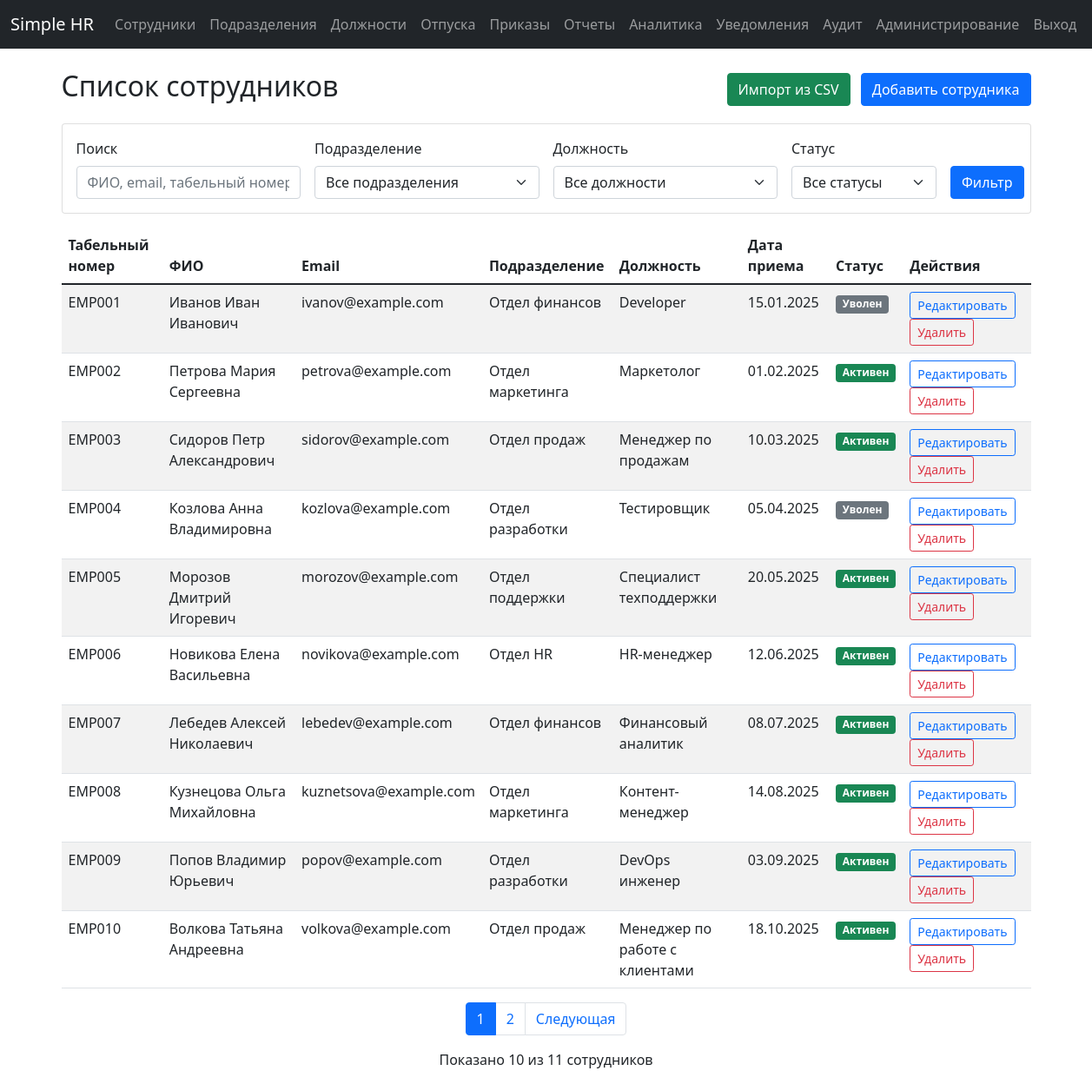
The app's page /employees/ (signed in), older data.
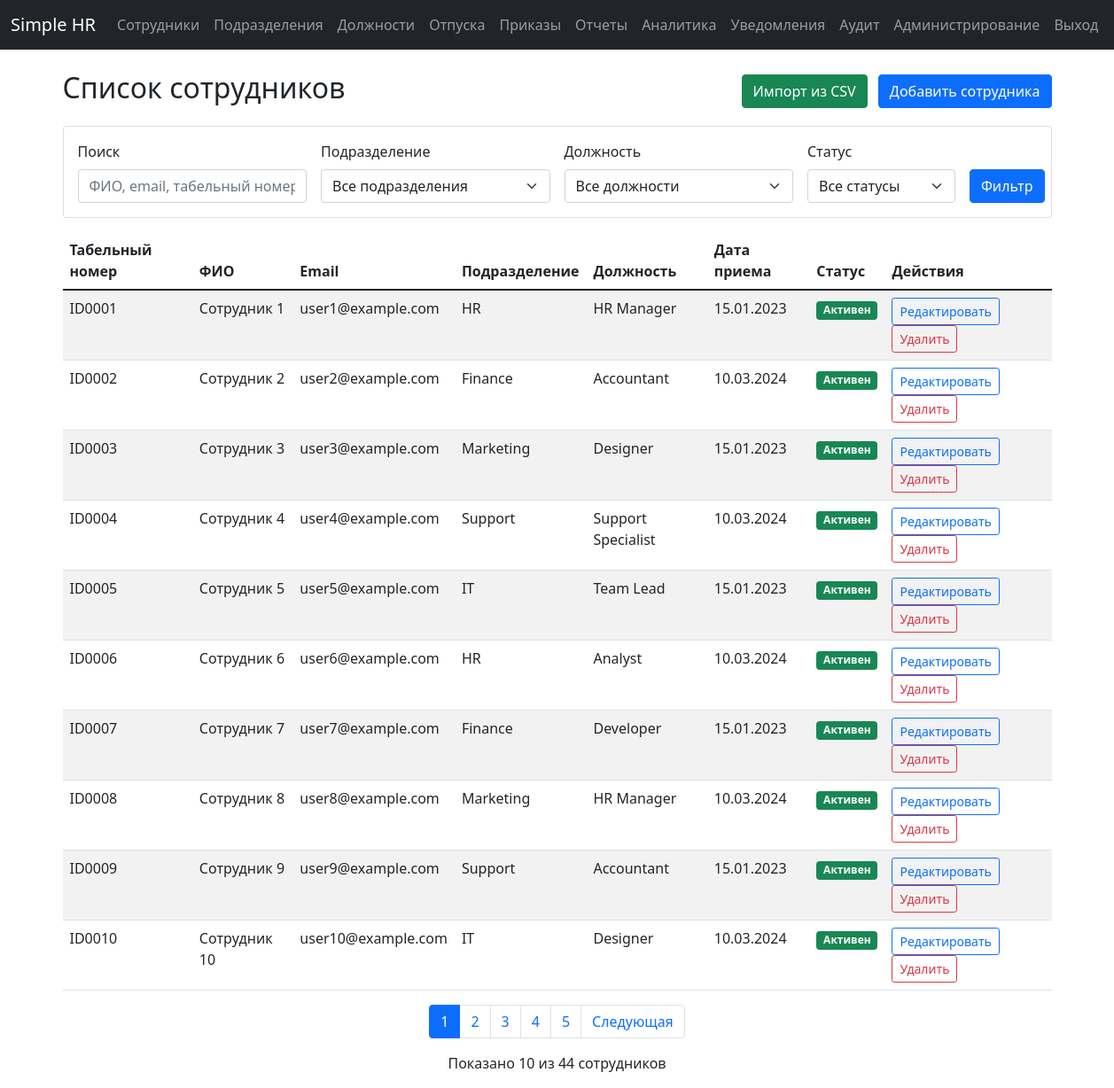
The same page, newer data.
### app/models.py (models this page shows)
class Employee(db.Model):
    id = db.Column(db.Integer, primary_key=True)
    full_name = db.Column(db.String(150), nullable=False, index=True)
    email = db.Column(db.String(120), unique=True, nullable=False, index=True)
    employee_id = db.Column(db.String(50), unique=True, nullable=False, index=True)  # табельный номер
    hire_date = db.Column(db.Date, nullable=False, index=True)
    status = db.Column(db.String(20), default='active', index=True)  # active, dismissed
    department_id = db.Column(db.Integer, db.ForeignKey('department.id'), nullable=False, index=True)
    position_id = db.Column(db.Integer, db.ForeignKey('position.id'), nullable=False, index=True)
    __table_args__ = (
        db.Index('idx_employee_status_department', 'status', 'department_id'),
        db.Index('idx_employee_hire_date_status', 'hire_date', 'status'),
    )

class Department(db.Model):
    id = db.Column(db.Integer, primary_key=True)
    name = db.Column(db.String(100), unique=True, nullable=False, index=True)
    employees = db.relationship('Employee', backref='department', lazy=True)

class Position(db.Model):
    id = db.Column(db.Integer, primary_key=True)
    title = db.Column(db.String(100), unique=True, nullable=False, index=True)
    employees = db.relationship('Employee', backref='position', lazy=True)

### app/routes/employees.py (the view, shortened to what this page needs)
@bp.route('/')
@login_required
def list_employees():
    try:
        page = request.args.get('page', 1, type=int)
        department_id = request.args.get('department_id', type=int)
        position_id = request.args.get('position_id', type=int)
        status = request.args.get('status', type=str)
        search = request.args.get('search', type=str)
        query = Employee.query
        if department_id:
            query = query.filter(Employee.department_id == department_id)
        if position_id:
            query = query.filter(Employee.position_id == position_id)
        if status:
            query = query.filter(Employee.status == status)
        employees = query.paginate(page=page, per_page=10, error_out=False)
        departments = Department.query.all()
        positions = Position.query.all()
        search_form = EmployeeSearchForm()
        search_form.department_id.data = department_id
        search_form.position_id.data = position_id
        search_form.status.data = status
        search_form.search.data = search
        return render_template('employees/list.html',
                             employees=employees,
                             departments=departments,
                             positions=positions,
                             current_department=department_id,
                             current_position=position_id,
                             current_status=status,
                             current_search=search,
                             search_form=search_form)
    except Exception as e:
        logger.error(f"Error in list_employees: {str(e)}")
        flash('Ошибка при загрузке списка сотрудников', 'error')
        return redirect(url_for('main.index'))

### app/forms.py
class EmployeeSearchForm(FlaskForm):
    search = StringField('Поиск', validators=[Optional()])
    department_id = SelectField('Подразделение', coerce=int, validators=[Optional()])
    position_id = SelectField('Должность', coerce=int, validators=[Optional()])
    status = SelectField('Статус', choices=[('', 'Все'), ('active', 'Активен'), ('dismissed', 'Уволен')],
                        validators=[Optional()])
    submit = SubmitField('Найти')
    def __init__(self, *args, **kwargs):
        super(EmployeeSearchForm, self).__init__(*args, **kwargs)
        try:
            self.department_id.choices = [("", "Все подразделения")]
            for d in Department.query.all():
                self.department_id.choices.append((d.id, d.name))
            self.position_id.choices = [("", "Все должности")]
            for p in Position.query.all():
                self.position_id.choices.append((p.id, p.title))
        except Exception as e:
            logger.error(f"Error loading search form choices: {str(e)}")
            self.department_id.choices = [("", "Все подразделения")]
            self.position_id.choices = [("", "Все должности")]

### app/templates/employees/list.html (shortened to what the changed rows need)
{% extends "base.html" %}
{% block content %}
<div class="d-flex justify-content-between align-items-center mb-3">
    <h2>Список сотрудников</h2>
    <div>
    </div>
</div>
<div class="card mb-3">
    <div class="card-body">
    </div>
</div>
<table class="table table-striped">
    <thead>
        <tr>
            <th>Табельный номер</th>
            <th>ФИО</th>
            <th>Email</th>
            <th>Подразделение</th>
            <th>Должность</th>
            <th>Дата приема</th>
            <th>Статус</th>
            <th>Действия</th>
        </tr>
    </thead>
    <tbody>
        {% for employee in employees.items %}
        <tr>
            <td>{{ employee.employee_id }}</td>
            <td>{{ employee.full_name }}</td>
            <td>{{ employee.email }}</td>
            <td>{{ employee.department.name if employee.department else 'Не указано' }}</td>
            <td>{{ employee.position.title if employee.position else 'Не указана' }}</td>
            <td>{{ employee.hire_date.strftime('%d.%m.%Y') if employee.hire_date else 'Не указана' }}</td>
            <td>
                {% if employee.status == 'active' %}
                    <span class="badge bg-success">Активен</span>
                {% else %}
                    <span class="badge bg-secondary">Уволен</span>
                {% endif %}
            </td>
            <td>
                <a href="{{ url_for('employees.edit_employee', id=employee.id) }}" class="btn btn-sm btn-outline-primary">Редактировать</a>
                <form method="POST" action="{{ url_for('employees.delete_employee', id=employee.id) }}" class="d-inline">
                    <button type="submit" class="btn btn-sm btn-outline-danger" onclick="return confirm('Вы уверены?')">Удалить</button>
                </form>
            </td>
        </tr>
        {% endfor %}
    </tbody>
</table>
{% if employees.pages > 1 %}
<nav aria-label="Пагинация">
    <ul class="pagination justify-content-center">
        {% for page_num in employees.iter_pages() %}
            {% if page_num %}
                {% if page_num != employees.page %}
                    <li class="page-item">
                        <a class="page-link" href="{{ url_for('employees.list_employees', page=page_num, department_id=current_department, position_id=current_position, status=current_status, search=current_search) }}">{{ page_num }}</a>
                    </li>
                {% else %}
                    <li class="page-item active">
                        <span class="page-link">{{ page_num }}</span>
                    </li>
                {% endif %}
            {% else %}
                <li class="page-item disabled">
                    <span class="page-link">…</span>
                </li>
            {% endif %}
        {% endfor %}
    </ul>
</nav>
{% endif %}
<p class="text-center">Показано {{ employees.items|length }} из {{ employees.total }} сотрудников</p>
{% endblock %}

Row changes from the older to the newer data that the page shows:
changed Employee: employee_id "EMP001" → "ID0001"; full_name "Иванов Иван Иванович" → "Сотрудник 1"; email "ivanov@example.com" → "user1@example.com"; department "Отдел финансов" → "HR"; position "Developer" → "HR Manager"; hire_date "15.01.2025" → "15.01.2023"; status "Уволен" → "Активен"
changed Employee: employee_id "EMP002" → "ID0002"; full_name "Петрова Мария Сергеевна" → "Сотрудник 2"; email "petrova@example.com" → "user2@example.com"; department "Отдел маркетинга" → "Finance"; position "Маркетолог" → "Accountant"; hire_date "01.02.2025" → "10.03.2024"
changed Employee: employee_id "EMP003" → "ID0003"; full_name "Сидоров Петр Александрович" → "Сотрудник 3"; email "sidorov@example.com" → "user3@example.com"; department "Отдел продаж" → "Marketing"; position "Менеджер по продажам" → "Designer"; hire_date "10.03.2025" → "15.01.2023"
changed Employee: employee_id "EMP004" → "ID0004"; full_name "Козлова Анна Владимировна" → "Сотрудник 4"; email "kozlova@example.com" → "user4@example.com"; department "Отдел разработки" → "Support"; position "Тестировщик" → "Support Specialist"; hire_date "05.04.2025" → "10.03.2024"; status "Уволен" → "Активен"
changed Employee: employee_id "EMP005" → "ID0005"; full_name "Морозов Дмитрий Игоревич" → "Сотрудник 5"; email "morozov@example.com" → "user5@example.com"; department "Отдел поддержки" → "IT"; position "Специалист техподдержки" → "Team Lead"; hire_date "20.05.2025" → "15.01.2023"
changed Employee: employee_id "EMP006" → "ID0006"; full_name "Новикова Елена Васильевна" → "Сотрудник 6"; email "novikova@example.com" → "user6@example.com"; department "Отдел HR" → "HR"; position "HR-менеджер" → "Analyst"; hire_date "12.06.2025" → "10.03.2024"
changed Employee: employee_id "EMP007" → "ID0007"; full_name "Лебедев Алексей Николаевич" → "Сотрудник 7"; email "lebedev@example.com" → "user7@example.com"; department "Отдел финансов" → "Finance"; position "Финансовый аналитик" → "Developer"; hire_date "08.07.2025" → "15.01.2023"
changed Employee: employee_id "EMP008" → "ID0008"; full_name "Кузнецова Ольга Михайловна" → "Сотрудник 8"; email "kuznetsova@example.com" → "user8@example.com"; department "Отдел маркетинга" → "Marketing"; position "Контент-менеджер" → "HR Manager"; hire_date "14.08.2025" → "10.03.2024"
changed Employee: employee_id "EMP009" → "ID0009"; full_name "Попов Владимир Юрьевич" → "Сотрудник 9"; email "popov@example.com" → "user9@example.com"; department "Отдел разработки" → "Support"; position "DevOps инженер" → "Accountant"; hire_date "03.09.2025" → "15.01.2023"
changed Employee: employee_id "EMP010" → "ID0010"; full_name "Волкова Татьяна Андреевна" → "Сотрудник 10"; email "volkova@example.com" → "user10@example.com"; department "Отдел продаж" → "IT"; position "Менеджер по работе с клиентами" → "Designer"; hire_date "18.10.2025" → "10.03.2024"
Text that changed along with them:
{{ employees.total }}: "11" → "44"
new list line: "3"
new list line: "4"
new list line: "5"
